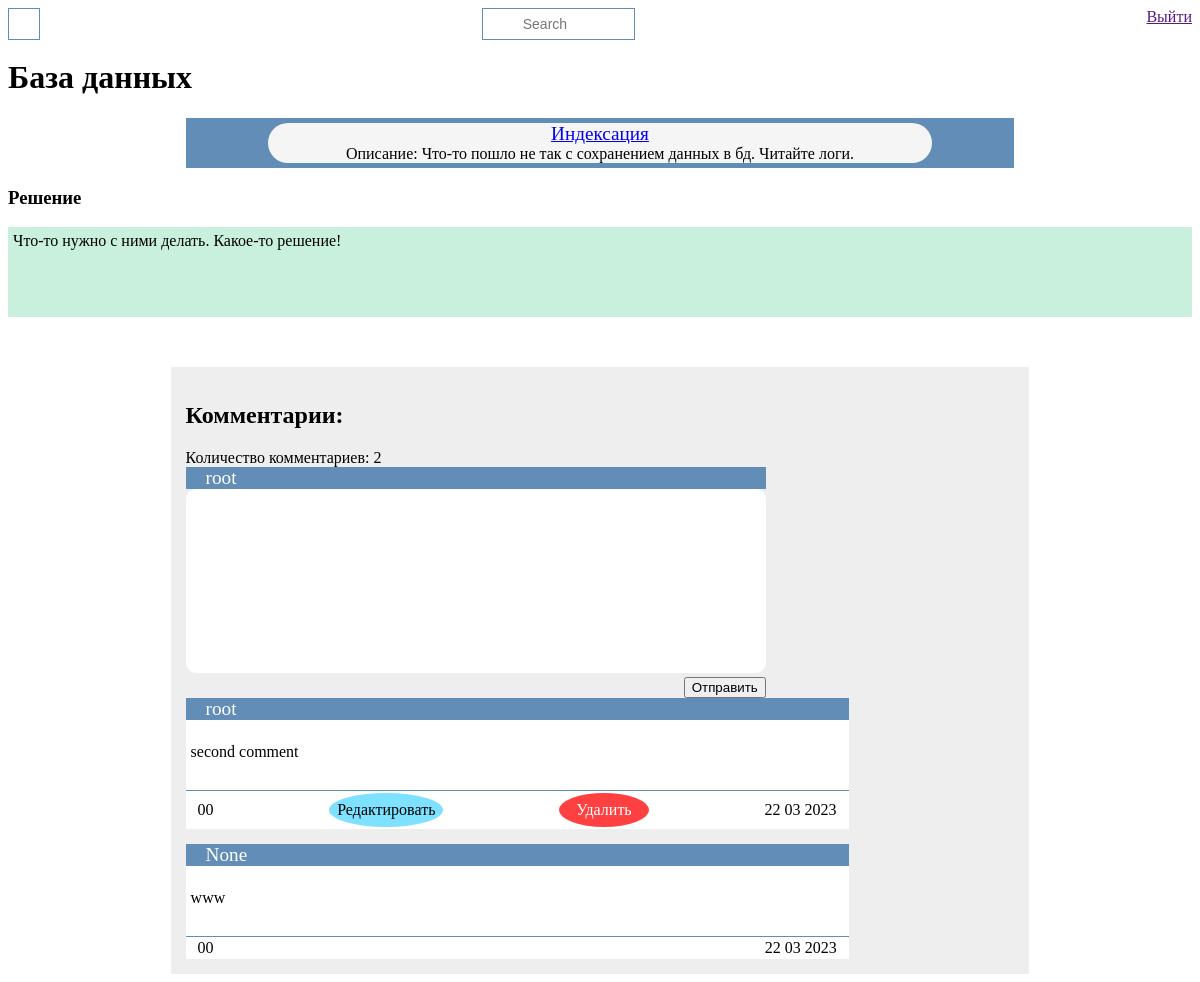
Screenshot of /problem/2 (signed in) with the database file from the repository.
### problem/models.py (models this page shows, shortened)
class Problem(models.Model):
    name        = models.CharField(max_length=100)
    description = models.CharField(max_length=150, blank=True)
    solution    = models.TextField(blank=True)
    comments    = GenericRelation("Comment")

class Symptom(models.Model):
    name        = models.CharField(max_length=100)
    description = models.TextField(blank=True)
    problem     = models.ForeignKey(Problem, on_delete=models.CASCADE)
    comments    = GenericRelation('Comment')
    def get_absolute_url(self):
        return reverse("symptom_detail", kwargs={"pk": self.pk})

class Comment(MPTTModel):
    parent = TreeForeignKey('self', blank=True, null=True, verbose_name="Родительская категория", related_name="children", on_delete=models.CASCADE, editable=False)
    user = models.ForeignKey(User, blank=True, null=True, on_delete=models.CASCADE, verbose_name="Пользователь")
    body = models.TextField(verbose_name="Комментарий")
    like = models.IntegerField(default=0, verbose_name="like")
    dislike = models.IntegerField(default=0, verbose_name="dislike")
    user_like = models.ManyToManyField(User, verbose_name="Кто поставил лайк", related_name="users_like", blank=True)
    user_dislike = models.ManyToManyField(User, verbose_name="Кто поставил дизлайк", related_name="users_dislike", blank=True)
    count_comment = models.IntegerField(default=0, verbose_name="Количество комментариев")
    is_active = models.BooleanField(default=False, verbose_name="Модерация")
    created = models.DateTimeField(auto_now_add=True, verbose_name="Создан")
    updated = models.DateTimeField(auto_now=True, verbose_name="Обновлен")
    content_type = models.ForeignKey(ContentType, on_delete=models.CASCADE)
    object_id = models.PositiveIntegerField()
    content_object = GenericForeignKey("content_type", "object_id")
    class Meta:
        verbose_name = "Комментарий"
        verbose_name_plural = "Коментарии"
        ordering = ["-created"]

### problem/views.py (the view)
# urls.py: path('problem/<slug:pk>', views.ProblemDetailView.as_view(), name="problem_detail"),
class ProblemDetailView(generic.DetailView):
    model = Problem

### problem/templatetags/forms.py
class CommentForm(forms.ModelForm):
    class Meta:
        model = Comment
        fields = ("body",)
        labels = {
            "body": ""
        }

### problem/templatetags/comments.py (called while the page is built)
@register.inclusion_tag(filename="add_comment.html")
def add_comment(obj, request):
    form_initial = {"content_type": ContentType.objects.get_for_model(obj), "object_id": obj.pk}
    comments = obj.comments.filter(is_active=True).order_by("-created")
    all_coments = comments.count()
    paginator = Paginator(comments, 5)
    page = request.GET.get('page')
    comments = paginator.get_page(page)
    form = CommentForm(initial=form_initial)
    return {
        "comments": comments,
        "all_comment": all_coments,
        "request": request,
        "form": form,
        "obj": obj,
        "content_type": ContentType.objects.get_for_model(obj),
    }

### problem/templates/problem/problem_detail.html
{% extends 'base_generic.html' %}
{% block content %}
    <h1> {{ problem.name }}</h1>
    <div class="symptoms-container">
        {% for symptom in problem.symptom_set.all %}
        <div class="symptom">
            <div class="symptom-name">
                <a href="{{ symptom.get_absolute_url }}">{{ symptom.name }}</a>
            </div>
            <div class="symptom-description">
                Описание: {{ symptom.description }}
            </div>
        </div>
        {% endfor %}
    </div>
    <h3> Решение </h3>
    <div class="problem-solution">
        {{ problem.solution }}
    </div>
{% endblock content %}
{% block comment %}
    {% load comments %}
    {% add_comment problem request %}
{% endblock comment %}

### problem/templates/add_comment.html (shortened to what this page needs)
<div class="comment-tree">
    <h2 class="subtitle is-4">Комментарии:</h2>
    <span class="comment-count">Количество комментариев: {{ all_comment }}</span>
    {% if request.user.is_authenticated %}
        <form action="/add_comment" method="post" class="mb-6">
            <span class="username">{{ request.user }}</span>
            <div class="comment-text">
            {{ form }}
            </div>
            <div class="field">
                <div class="control">
                    <button class="button is-success">Отправить</button>
                </div>
            </div>
        </form>
    {% endif %}
    <div class="comment-container">
        {% for comment in comments %}
            <div class="comment">
                <span class="comment-author">{{ comment.user }}</span>
                <div class="comment-body">
                    {{ comment.body.strip }}
                </div>
                <div class="comment-footer">
                    <div class="ld-container" data-id="{{ comment.pk }}">
                        {% if request.user in comment.user_like.all %}
                            <span class="likes selected">{{ comment.like }} </span>
                        {% else %}
                        <span class="likes">{{ comment.like }} </span>
                        {% endif %}
                        {% if request.user in comment.user_dislike.all %}
                            <span class="dislikes selected">{{ comment.dislike }}</span>
                        {% else %}
                            <span class="dislikes">{{ comment.dislike }}</span>
                        {% endif %}
                    </div>
                    {% if request.user == comment.user or request.user.admin %}
                        <span class="comment-edit">Редактировать</span>
                        <span class="comment-delete">Удалить</span>
                    {% endif %}
                    <span class="comment-date">
                        {{ comment.created|date:"d m Y" }}
                    </span>
                </div>
            </div>
        {% endfor %}
    </div>
</div>

### problem/static/css/style.css (style rules this page uses)
:root { --main-container-bg-color: #eee; --main-border-color: #628DB6; --main-solution-color: #c9f0dd; --main-card-bg-color: whitesmoke; --hover-color: rgb(175, 175, 175); --comment-color: rgb(125, 225, 255); --comment-color-hover: rgb(79, 209, 248); --dangerous-color: #FF4040; }
.problem-solution { background-color: var(--main-solution-color); min-height: 80px; padding: 5px; }
.symptoms-container { background-color: var(--main-border-color); width: 70%; margin: auto; display: flex; flex-direction: column; gap: 10px; justify-content: center; align-items: center; }
.symptom { background-color: var(--main-card-bg-color); margin: 5px; display: flex; width: 80%; flex-direction: column; align-items: center; border-radius: 20px; }
.symptom-name { font-size: larger; }
.comment-tree { display: flex; width: 70%; margin: auto; margin-top: 50px; padding: 15px; background-color: var(--main-container-bg-color); justify-content: center; flex-direction: column; }
.mb-6 { display: flex; flex-direction: column; width: 70%; justify-content: center; }
.username, .comment-author { padding-left: 20px; background-color: var(--main-border-color); color: white; font-size: larger; }
#id_body { width: 100%; box-sizing: border-box; min-height: 60px; resize: none; word-wrap: break-word; overflow: hidden; border: none; font-size: 16px; border-radius: 10px; }
.control { display: flex; justify-content: flex-end; }
.comment-container { display: flex; flex-direction: column; gap: 15px; }
.comment { display: flex; justify-content: center; flex-direction: column; width: 80%; }
.comment-body { min-height: 60px; padding: 5px; background-color: white; border-bottom:1px solid var(--main-border-color); white-space: pre-line; }
.comment-footer { display: flex; min-height: 20px; padding-left: 10px; padding-right: 10px; justify-content: space-between; background-color: white; }
.comment-footer > * { display: flex; justify-content: center; align-items: center; margin: 2px; }
.likes, .dislikes { cursor: pointer; }
.likes::before { content: url('https://api.iconify.design/uiw/like-o.svg'); }
.dislikes::before { content: url('https://api.iconify.design/uiw/dislike-o.svg'); }
.comment-edit { cursor: pointer; background-color: var(--comment-color); border-radius: 50%; padding: 8px; text-align: center; }
.comment-delete { cursor: pointer; background-color: var(--dangerous-color); color: white; width: 80px; border-radius: 50%; padding-left: 5px; padding-right: 5px; }

### rows the page displays
Problem: name "База данных", solution "Что-то нужно с ними делать. Какое-то решение!"
Symptom: name "Индексация", description "Что-то пошло не так с сохранением данных в бд. Читайте логи."
Comment: user "root", body.strip "second comment", like "0", dislike "0", shows "Редактировать", created "22 03 2023"
Comment: user "None", body.strip "www", like "0", dislike "0", created "22 03 2023"

### other values shown
{{ all_comment }} "2"
{{ request.user }} "root"
